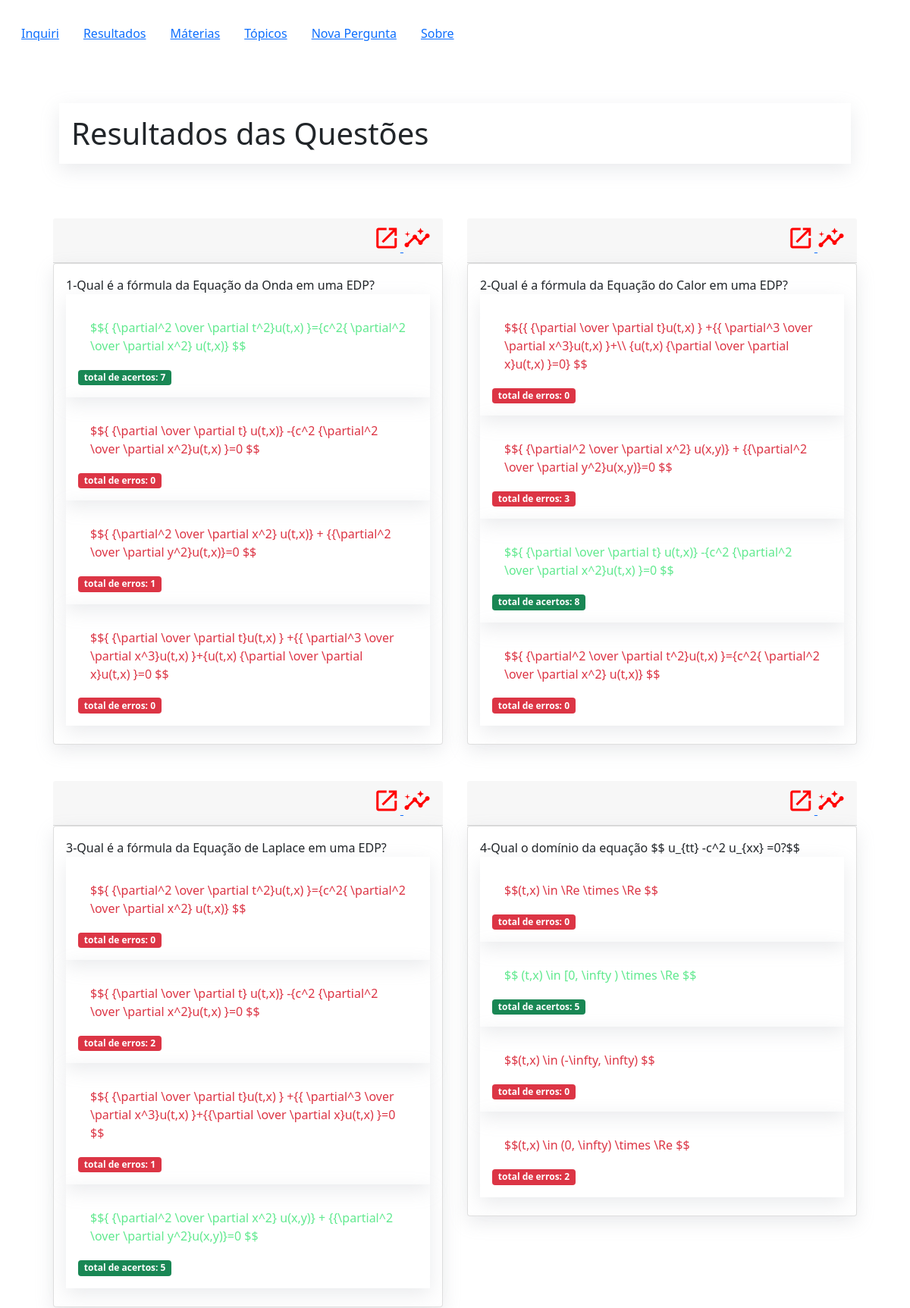
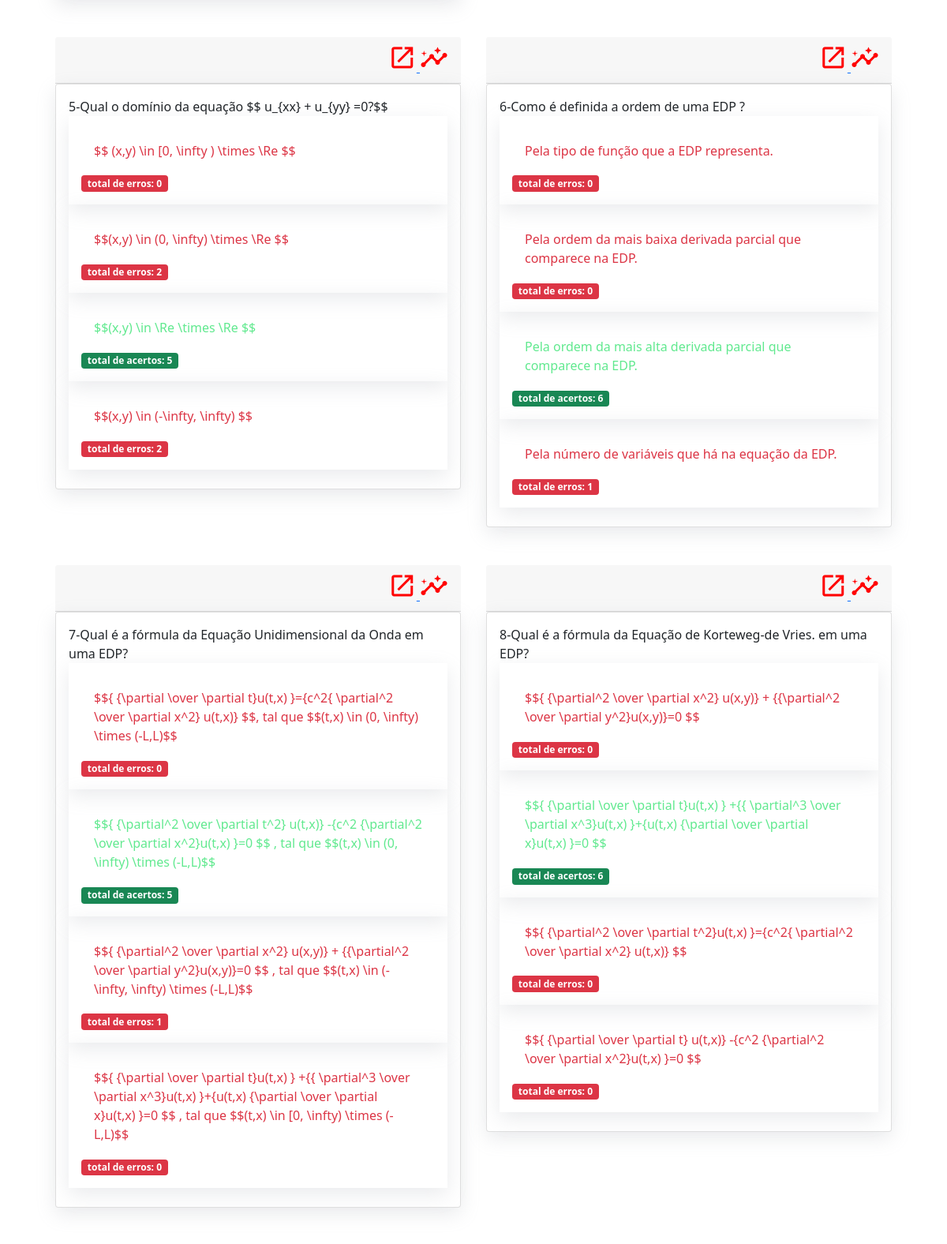
/resultados (upper part), run on the app's committed database (2 pictures, top to bottom).
### model/Classe.py (models this page shows)
class Alternativa(Base):
    __tablename__ = 'Alternativa'
    id_alternativa = Column(Integer, primary_key=True)
    dt_criacao_alt = Column(DateTime(timezone=True), default=func.now())
    alternativa = Column(String(255), nullable=False)
    id_usuario = Column(Integer)
    id_pergunta = Column(Integer, ForeignKey('Pergunta.id_pergunta'), nullable=False)
    correta = Column(Boolean, default=False)

class Pergunta(Base):
    __tablename__ = 'Pergunta'
    id_topico = Column(Integer, ForeignKey('Topico.id_topico'), nullable=False)
    id_pergunta = Column(Integer, primary_key=True)
    dt_criacao_per = Column(DateTime(timezone=True), default=func.now())
    pergunta = Column(String(255), nullable=False)
    id_usuario = Column(Integer)

### Inquiri.py (the view)
@app.route('/resultados')
def resultados():
    return render_template('resultados.html',perguntas=consultaPerguntasComTotal())

### templates/resultados.html (shortened to what this page needs)
{% extends 'base.html' %} {% block content %}
<div class="card-body  ">
    <div class="card-body">
        <h1 class="card-body hover-div">Resultados das Questões</h5>
    </div>
    <div id="mensagem_index" class="card-body">
    </div>
    <div class="row  row-cols-md-2 g-3">
        {% for pergunta in perguntas %}
        <div class="card-body" id="pergunta_{{pergunta.id_pergunta}}">
            <div class="card-header text-end">
                <a title="Editar pergunta" href="{{url_for('editarpergunta',id_pergunta=pergunta.id_pergunta)}}">
                    <i class="material-icons" style="font-size:36px;color:red">launch</i>
                </a>
                <a title="Visualizar gráfico" href="{{url_for('grafico',id_pergunta=pergunta.id_pergunta)}}">
                    <span class="material-icons" style="font-size:36px;color:red">insights</span>
                </a>
            </div>
            <div class="card hover-div">
                <div class="card-body">
                    <div class="card-title ">{{pergunta.id_pergunta}}-{{ pergunta.pergunta }}
                        {% set contador = 0 %}
                        {% for alternativa in pergunta.alternativas %}
                        <div class="card-body  hover-div">
                            <div class=" card-body ">
                                {% if alternativa.correta %}
                                <a style="color:#61e98f">{{ alternativa.alternativa }}</a>
                                {%else%}
                                <a style="color:#dc3545">{{ alternativa.alternativa }}</a>
                                {%endif%}
                            </div>
                            {% if alternativa.correta %}
                            <span class="badge badge-primary bg-success"> total de acertos:
                                {{alternativa.total_resposta_alternativa}}</span>
                            {%else%}
                            <span class="badge badge-primary bg-danger"> total de erros:
                                {{alternativa.total_resposta_alternativa}}</span>
                            {%endif%}
                        </div>
                        {% endfor %}
                    </div>
                </div>
            </div>
        </div>
        {% endfor %}
    </div>
</div>
{% endblock %}

### static/styles.css (style rules this page uses)
.hover-div { box-shadow: rgba(149, 157, 165, 0.2) 0px 8px 24px; }

### data on the page
Alternativa: id_pergunta "1", pergunta "Qual é a fórmula da Equação da Onda em uma EDP?", alternativa "$${ {\\partial^2 \\over \\partial t^2}u(t,x) }={c^2{ \\partial^2 \\over \\partial x^2} u(t,x)} $$", total_resposta_alternativa "7"
Alternativa: alternativa "$${ {\\partial \\over \\partial t} u(t,x)} -{c^2 {\\partial^2 \\over \\partial x^2}u(t,x) }=0 $$", total_resposta_alternativa "0"
Alternativa: alternativa "$${ {\\partial^2 \\over \\partial x^2} u(t,x)} + {{\\partial^2 \\over \\partial y^2}u(t,x)}=0 $$", total_resposta_alternativa "1"
Alternativa: alternativa "$${ {\\partial \\over \\partial t}u(t,x) } +{{ \\partial^3 \\over \\partial x^3}u(t,x) }+{u(t,x) {\\partial \\over \\partial x}u(t,x) }=0 $$", total_resposta_alternativa "0"
Alternativa: id_pergunta "2", pergunta "Qual é a fórmula da Equação do Calor em uma EDP?", alternativa "$${{ {\\partial \\over \\partial t}u(t,x) } +{{ \\partial^3 \\over \\partial x^3}u(t,x) }+\\\\ {u(t,x) {\\partial \\over \\partial x}u(t,x) }=0} $$", total_resposta_alternativa "0"
Alternativa: alternativa "$${ {\\partial^2 \\over \\partial x^2} u(x,y)} + {{\\partial^2 \\over \\partial y^2}u(x,y)}=0 $$", total_resposta_alternativa "3"
Alternativa: alternativa "$${ {\\partial \\over \\partial t} u(t,x)} -{c^2 {\\partial^2 \\over \\partial x^2}u(t,x) }=0 $$", total_resposta_alternativa "8"
Alternativa: alternativa "$${ {\\partial^2 \\over \\partial t^2}u(t,x) }={c^2{ \\partial^2 \\over \\partial x^2} u(t,x)} $$", total_resposta_alternativa "0"
Alternativa: id_pergunta "3", pergunta "Qual é a fórmula da Equação de Laplace em uma EDP?", alternativa "$${ {\\partial^2 \\over \\partial t^2}u(t,x) }={c^2{ \\partial^2 \\over \\partial x^2} u(t,x)} $$", total_resposta_alternativa "0"
Alternativa: alternativa "$${ {\\partial \\over \\partial t} u(t,x)} -{c^2 {\\partial^2 \\over \\partial x^2}u(t,x) }=0 $$", total_resposta_alternativa "2"
Alternativa: alternativa "$${ {\\partial \\over \\partial t}u(t,x) } +{{ \\partial^3 \\over \\partial x^3}u(t,x) }+{{\\partial \\over \\partial x}u(t,x) }=0 $$", total_resposta_alternativa "1"
Alternativa: alternativa "$${ {\\partial^2 \\over \\partial x^2} u(x,y)} + {{\\partial^2 \\over \\partial y^2}u(x,y)}=0 $$", total_resposta_alternativa "5"
Alternativa: id_pergunta "4", pergunta "Qual o domínio da equação $$ u_{tt} -c^2 u_{xx} =0?$$", alternativa "$$(t,x) \\in \\Re \\times \\Re $$", total_resposta_alternativa "0"
Alternativa: alternativa "$$ (t,x) \\in [0, \\infty ) \\times \\Re $$", total_resposta_alternativa "5"
Alternativa: alternativa "$$(t,x) \\in (-\\infty, \\infty) $$", total_resposta_alternativa "0"
Alternativa: alternativa "$$(t,x) \\in (0, \\infty) \\times \\Re $$", total_resposta_alternativa "2"
Alternativa: id_pergunta "5", pergunta "Qual o domínio da equação $$ u_{xx} + u_{yy} =0?$$", alternativa "$$ (x,y) \\in [0, \\infty ) \\times \\Re $$", total_resposta_alternativa "0"
Alternativa: alternativa "$$(x,y) \\in (0, \\infty) \\times \\Re $$", total_resposta_alternativa "2"
Alternativa: alternativa "$$(x,y) \\in \\Re \\times \\Re $$", total_resposta_alternativa "5"
Alternativa: alternativa "$$(x,y) \\in (-\\infty, \\infty) $$", total_resposta_alternativa "2"
Alternativa: id_pergunta "6", pergunta "Como é definida a ordem de uma EDP ?", alternativa "Pela tipo de função que a EDP representa.", total_resposta_alternativa "0"
Alternativa: alternativa "Pela ordem da mais baixa derivada parcial que comparece na EDP.", total_resposta_alternativa "0"
Alternativa: alternativa "Pela ordem da mais alta derivada parcial que comparece na EDP.", total_resposta_alternativa "6"
Alternativa: alternativa "Pela número de variáveis que há na equação da EDP.", total_resposta_alternativa "1"
Alternativa: id_pergunta "7", pergunta "Qual é a fórmula da Equação Unidimensional da Onda em uma EDP?", alternativa "$${ {\\partial \\over \\partial t}u(t,x) }={c^2{ \\partial^2 \\over \\partial x^2} u(t,x)} $$, tal que $$(t,x) \\in (0, \\infty) \\times (-L,L)$$", total_resposta_alternativa "0"
Alternativa: alternativa "$${ {\\partial^2 \\over \\partial t^2} u(t,x)} -{c^2 {\\partial^2 \\over \\partial x^2}u(t,x) }=0 $$ , tal que $$(t,x) \\in (0, \\infty) \\times (-L,L)$$", total_resposta_alternativa "5"
Alternativa: alternativa "$${ {\\partial^2 \\over \\partial x^2} u(x,y)} + {{\\partial^2 \\over \\partial y^2}u(x,y)}=0 $$ , tal que $$(t,x) \\in (-\\infty, \\infty) \\times (-L,L)$$", total_resposta_alternativa "1"
Alternativa: alternativa "$${ {\\partial \\over \\partial t}u(t,x) } +{{ \\partial^3 \\over \\partial x^3}u(t,x) }+{u(t,x) {\\partial \\over \\partial x}u(t,x) }=0 $$ , tal que $$(t,x) \\in [0, \\infty) \\times (-L,L)$$", total_resposta_alternativa "0"
Alternativa: id_pergunta "8", pergunta "Qual é a fórmula da Equação de Korteweg-de Vries. em uma EDP?", alternativa "$${ {\\partial^2 \\over \\partial x^2} u(x,y)} + {{\\partial^2 \\over \\partial y^2}u(x,y)}=0 $$", total_resposta_alternativa "0"
Alternativa: alternativa "$${ {\\partial \\over \\partial t}u(t,x) } +{{ \\partial^3 \\over \\partial x^3}u(t,x) }+{u(t,x) {\\partial \\over \\partial x}u(t,x) }=0 $$", total_resposta_alternativa "6"
Alternativa: alternativa "$${ {\\partial^2 \\over \\partial t^2}u(t,x) }={c^2{ \\partial^2 \\over \\partial x^2} u(t,x)} $$", total_resposta_alternativa "0"
Alternativa: alternativa "$${ {\\partial \\over \\partial t} u(t,x)} -{c^2 {\\partial^2 \\over \\partial x^2}u(t,x) }=0 $$", total_resposta_alternativa "0"
